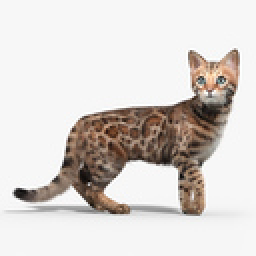
#> input picture cat.jpg, 128 x 128 px (shown 2 times larger)
$ python imageProcessing.py cat.jpg   (Python 2 division)
#> lines starting #> are read from the running program, lines starting #| are printed output that depends on the picture
import numpy as np
from PIL import Image
import matplotlib.pyplot as plt
import sys
from mpl_toolkits.mplot3d import axes3d
import matplotlib.animation  as animation
from matplotlib.ticker import LinearLocator, FormatStrFormatter
from matplotlib import cm
import math
#from mayavi import mlab

GREYS = 'greys/'
DEPTH = 12

def main(img):
#> called with img = 'cat.jpg'
    image = Image.open(img).convert('L')
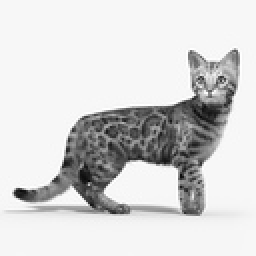
#> image: PIL image 128x128 L (shown 2 times larger); min 6, max 255, mean 213.3
    image.save('{}grey.jpg'.format(GREYS))
    imageArray = np.array(image)
    block, imageStudy = analyze(imageArray)
    return block, imageStudy

def analyze(array):

    representing_value = []
    count_y = 0
    count_x = 0
    blocksDataHold = []
    for y_values_list in array:
        count_y += 1
#        if count_y == 50:
#            break
        for value in y_values_list:
            count_x += 1
            representing_value.append(value)
            blocksDataHold.append(dict({'x':count_x, 'y':count_y, 'val':value}))
        count_x = 0
#> this loop made 128 passes
#> after the loop, blocksDataHold = 16384 items; count_y = 128; representing_value = 16384 values, max 255 at index 3167, min 6 at index 11564, mean 213.3
    imageStudy  = {'shades': len(set(representing_value)), 'min':min(representing_value), 'max':max(representing_value)}
#> imageStudy = {'shades': 246, 'min': 6, 'max': 255}
#> in main, `block, imageStudy = analyze(imageArray)`: block = 16384 items; imageStudy = {'shades': 246, 'min': 6, 'max': 255}
#> `block, imageStudy= main(sys.argv[1])`: block = 16384 items; imageStudy = {'shades': 246, 'min': 6, 'max': 255}
#| Data about image: {'shades': 246, 'min': 6, 'max': 255}
    return blocksDataHold, imageStudy

def postProcessing(totalBlock):
    x = []
    y = []
    z = []

    for key in totalBlock:
        x.append(key['x'])
        y.append(key['y'])
        z.append(key['val'])

    return x, y, z

def enhancedPostProcessing(totalBlock, imageStudy):
    sector = imageStudy['shades'] / DEPTH
#> sector = 20
    sectorRanges = []
    for x in range(DEPTH):
        sectorRanges.append(sector * x)
#> after the loop, sectorRanges = [0, 20, 40, 60, 80, 100, 120, 140, 160, 180, 200, 220]
    sectorRanges.append(imageStudy['max'])
    x = []
    y = []
    z = []

    for key in totalBlock:
        for currentMaxIndex in range(len(sectorRanges)):
            if sectorRanges[currentMaxIndex] <= key['val'] <= sectorRanges[currentMaxIndex + 1]:
                z.append(abs(255 - sectorRanges[currentMaxIndex]))
                x.append(key['x'])
                y.append(key['y'])
                break
#> this loop made 16384 passes
#> key on passes 1 to 3: {'x': 1, 'y': 1, 'val': 247}, {'x': 2, 'y': 1, 'val': 247}, {'x': 3, 'y': 1, 'val': 247}
#> after the loop, x = 16384 values, max 128 at index 127, min 1 at index 0, mean 64.5; y = 16384 values from 1 to 128; z = 16384 values, max 255 at index 6886, min 35 at index 0, mean 63.91
    print '{} out of {}'.format(len(z), len(x))
#| 16384 out of 16384
    print sectorRanges
#| [0, 20, 40, 60, 80, 100, 120, 140, 160, 180, 200, 220, 255]
    print sector
#| 20
    return x, y, z


    return block
# y: 600; current value.
# x: 1000; current value of the second iteration.
# z: 0 - 500; actual value of the array so basically array[y][x]

def graph(block, imageStudy):
    fig = plt.figure()
    ax = fig.add_subplot(111, projection='3d')

    # Grab some test data.
    X, Y, Z = enhancedPostProcessing(block, imageStudy)
#> X has the same summary as x in enhancedPostProcessing; Y = 16384 values from 1 to 128; Z has the same summary as z in enhancedPostProcessing

    surf = ax.plot(X, Y, Z)
#> surf = 1 item
    plt.show()
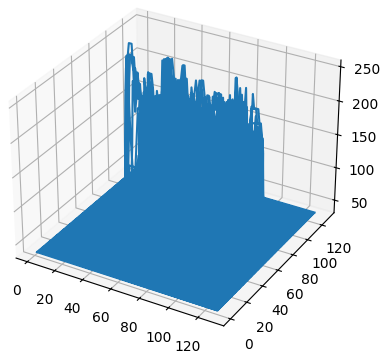
#> figure drawn by matplotlib, 1 panel

if __name__ == "__main__":
    if len(sys.argv) < 2:
        print 'Please provide an image.'
        exit()

    block, imageStudy= main(sys.argv[1])
    print 'Data about image: {}'.format(imageStudy)
    graph(block, imageStudy)
